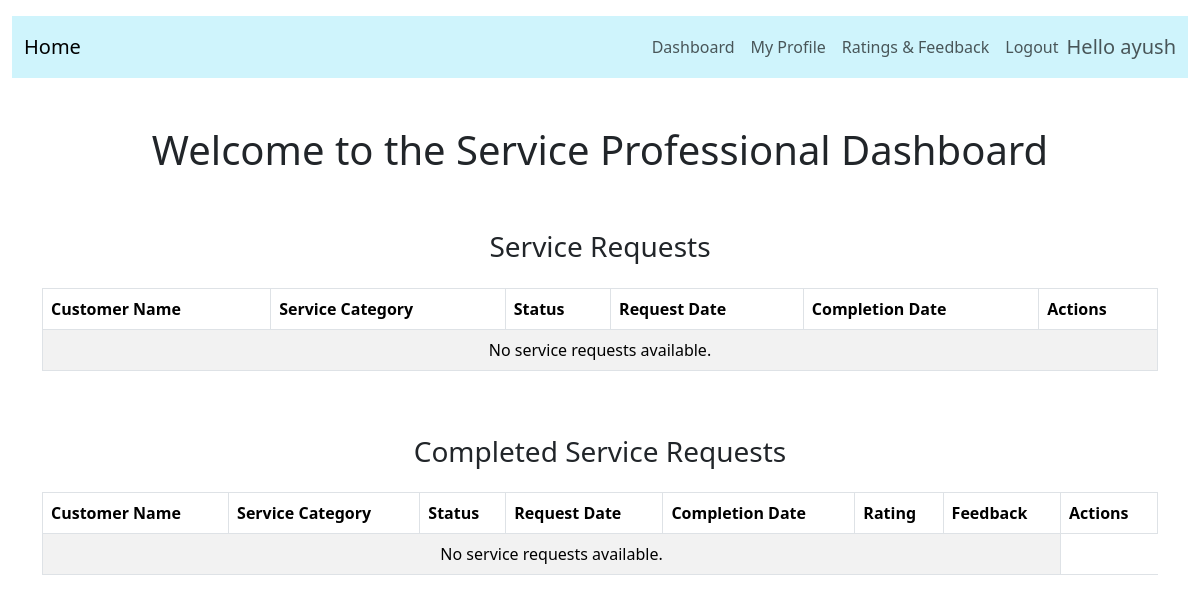
Page /service_professional_dashboard (signed in) on the earlier database version.
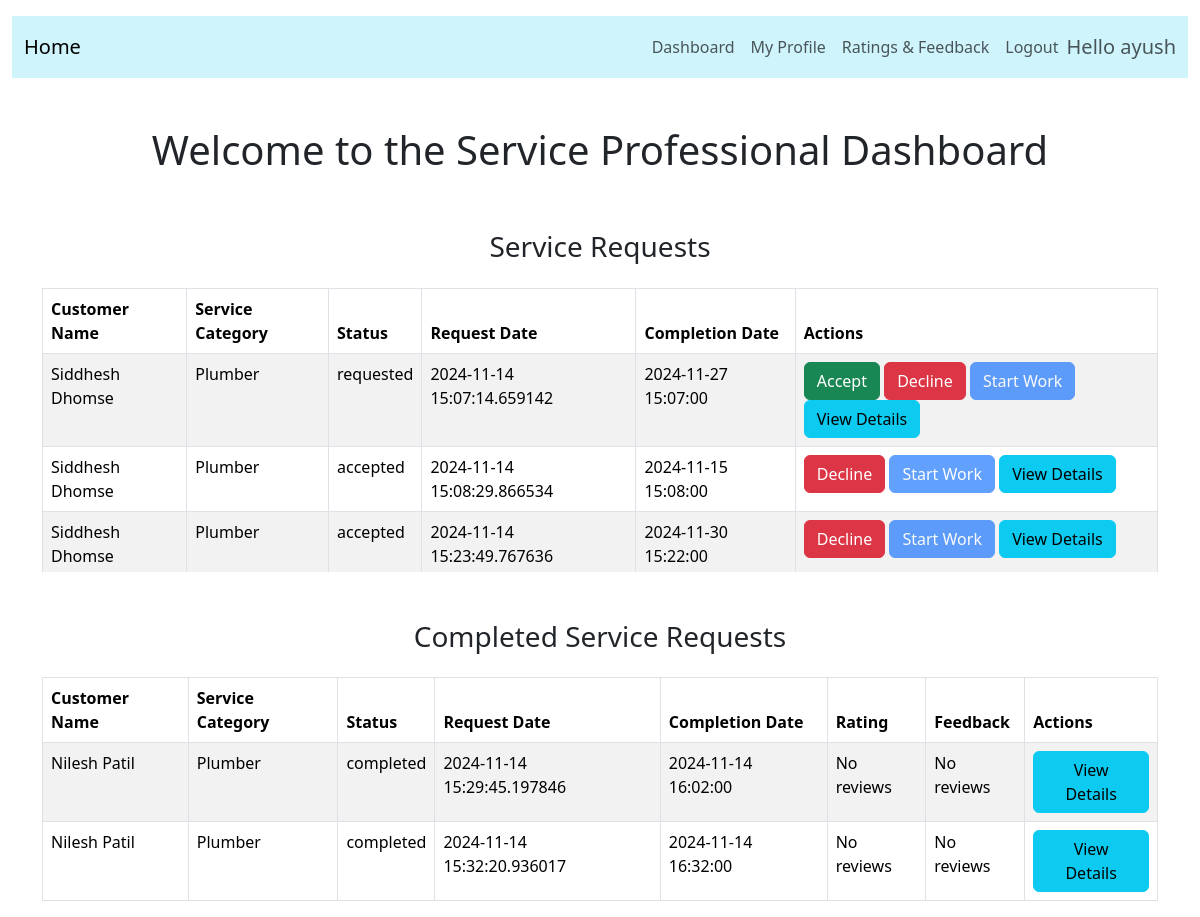
Same page on the later database version.
### application/model.py (models this page shows)
class ServiceRequest(db.Model):
    id = db.Column(db.Integer, primary_key=True)
    customer_id = db.Column(db.Integer, db.ForeignKey('customer.id'), nullable=False)
    service_professional_id = db.Column(db.Integer, db.ForeignKey('service_professional.id'), nullable=False)
    service_category_id = db.Column(db.Integer, db.ForeignKey('service_category.id', ondelete='SET NULL'), nullable=True)
    service_category = db.Column(db.String(80), nullable=False)
    date_request = db.Column(db.DateTime, nullable=False)
    date_completion = db.Column(db.DateTime, nullable=False)
    status = db.Column(db.String(80), nullable=False)  # ('completed', 'requested', 'denied', 'in_progress')
    rating = db.Column(db.Float, nullable=True)
    feedback = db.Column(db.String(400), nullable=True)

class Customer(db.Model):
    id = db.Column(db.Integer, primary_key=True)
    name = db.Column(db.String(80), nullable=False)
    phone = db.Column(db.String(80), nullable=False)
    city = db.Column(db.String(80), nullable=False)
    address = db.Column(db.String(200), nullable=False)
    status = db.Column(db.String(80), nullable=False)  # ('active', 'inactive')
    user_id = db.Column(db.Integer, db.ForeignKey('user.id'), nullable=False)
    service_requests = db.relationship('ServiceRequest', backref='customer', lazy=True)

### application/routes.py (the view)
@app.route('/service_professional_dashboard')
def service_professional_dashboard():
    user_id = session.get('user_id')
    current_datetime = datetime.now()
    current_date = current_datetime.date()
    if not user_id:
        flash("Please log in to view your dashboard.", "danger")
        return redirect(url_for('Login'))  # Redirect to login if not authenticated
    service_professional = ServiceProfessional.query.filter_by(user_id=user_id).first()
    if not service_professional:
        flash("Profile not found.", "danger")
        return redirect(url_for('Login'))  # Redirect if service professional is not found
    service_requests = ServiceRequest.query.filter_by(service_professional_id=service_professional.id).all()
    comsr= ServiceRequest.query.filter_by(service_professional_id=service_professional.id, status='completed').all()
    ids = [request.id for request in comsr]
    reviews = Review.query.filter(Review.ServiceRequest_id.in_(ids)).all()
    reviews_by_request_id = defaultdict(list)
    for review in reviews:
        reviews_by_request_id[review.ServiceRequest_id].append(review)
    return render_template('service_professional_dash.html', service_requests=service_requests, current_date=current_date, current_datetime=current_datetime, reviews_by_request_id=reviews_by_request_id)

### templates/service_professional_dash.html (shortened to what the changed rows need)
{% extends 'base.html' %}
{% block content %}
<div class="container mb-5">
    <div class="row">
        <div class="col-md-12">
            <h1 class="text-center">Welcome to the Service Professional Dashboard</h1>
        </div>
    </div>
</div>
<div class="container">
    <div class="row pt-3" style="max-height:300px; overflow-y: auto;">
        <table class="table table-striped table-bordered">
            <thead>
                <tr>
                    <th>Customer Name</th>
                    <th>Service Category</th>
                    <th>Status</th>
                    <th>Request Date</th>
                    <th>Completion Date</th>
                    <th>Actions</th>
                </tr>
            </thead>
            <tbody>
                {% for request in service_requests if request.status != 'completed' %}
                <tr>
                    <td>{{ request.customer.name }}</td>
                    <td>{{ request.service_category }}</td>
                    <td>{{ request.status }}</td>
                    <td>{{ request.date_request }}</td>
                    <td>{{ request.date_completion }}</td>
                    <td>
                        {% if request.status == 'requested' or request.status == 'denied' %}
                        <form action="{{ url_for('accept_request', request_id=request.id) }}" method="POST"
                            style="display:inline;">
                            <button type="submit" class="btn btn-success">Accept</button>
                        </form>
                        {%if request.status == 'requested'%}
                        <form action="{{ url_for('decline_request', request_id=request.id) }}" method="POST"
                            style="display:inline;">
                            <button type="submit" class="btn btn-danger">Decline</button>
                        </form>
                        {%endif%}
                        {%elif request.status == 'accepted'  %}
                        <form action="{{ url_for('decline_request', request_id=request.id) }}" method="POST"
                            style="display:inline;">
                            <button type="submit" class="btn btn-danger">Decline</button>
                        </form>
                        {%endif%}
                        <form action="{{ url_for('start_work', request_id=request.id) }}" method="POST"
                            style="display:inline;">
                            <button type="submit" class="btn btn-primary" {% if request.status != 'accepted' or
                                request.date_completion.date() > current_datetime.date() %}disabled{% endif %}>Start Work</button>
                        </form>
                        <button type="button" class="btn btn-info" data-bs-toggle="modal"
                            data-bs-target="#serviceRequestModal{{ request.id }}">
                            View Details
                        </button>
                    </td>
                </tr>
                {% else %}
                <tr>
                    <td colspan="7" class="text-center">No service requests available.</td>
                </tr>
                {% endfor %}
            </tbody>
        </table>
    </div>
<div class="row pt-3" style="max-height:300px; overflow-y: auto;">
    <table class="table table-striped table-bordered">
        <thead>
            <tr>
                <th>Customer Name</th>
                <th>Service Category</th>
                <th>Status</th>
                <th>Request Date</th>
                <th>Completion Date</th>
                <th>Rating</th>
                <th>Feedback</th>
                <th>Actions</th>
            </tr>
        </thead>
        <tbody>
            {% for request in service_requests if request.status == 'completed' %}
            <tr>
                <td>{{ request.customer.name }}</td>
                <td>{{ request.service_category }}</td>
                <td>{{ request.status }}</td>
                <td>{{ request.date_request }}</td>
                <td>{{ request.date_completion }}</td>
                <td>
                    {% set reviews = reviews_by_request_id.get(request.id, []) %}
                    {% if reviews %}
                        {% for review in reviews %}
                            {{ review.rating }}<br>
                        {% endfor %}
                    {% else %}
                        No reviews
                    {% endif %}
                </td>
                <td>
                    {% set reviews = reviews_by_request_id.get(request.id, []) %}
                    {% if reviews %}
                        {% for review in reviews %}
                            {{ review.feedback }}<br>
                        {% endfor %}
                    {% else %}
                        No reviews
                    {% endif %}
                </td>
                <td>
                    <button type="button" class="btn btn-info" data-bs-toggle="modal"
                        data-bs-target="#serviceRequestModal{{ request.id }}">
                        View Details
                    </button>
                </td>
            </tr>
            {% else %}
            <tr>
                <td colspan="7" class="text-center">No service requests available.</td>
            </tr>
            {% endfor %}
        </tbody>
    </table>
</div>
</div>
{% endblock %}

Differences in the rows shown:
added ServiceRequest: customer.name "Siddhesh Dhomse", service_category "Plumber", status "requested", date_request "2024-11-14 15:07:14.659142", date_completion "2024-11-27 15:07:00", shown under "Service Requests"
added ServiceRequest: customer.name "Siddhesh Dhomse", service_category "Plumber", status "accepted", date_request "2024-11-14 15:08:29.866534", date_completion "2024-11-15 15:08:00", shown under "Service Requests"
added ServiceRequest: customer.name "Siddhesh Dhomse", service_category "Plumber", status "accepted", date_request "2024-11-14 15:23:49.767636", date_completion "2024-11-30 15:22:00", shown under "Service Requests"
added ServiceRequest: customer.name "Nilesh Patil", service_category "Plumber", status "completed", date_request "2024-11-14 15:29:45.197846", date_completion "2024-11-14 16:02:00", shown under "Completed Service Requests"
added ServiceRequest: customer.name "Nilesh Patil", service_category "Plumber", status "completed", date_request "2024-11-14 15:32:20.936017", date_completion "2024-11-14 16:32:00", shown under "Completed Service Requests"
Other differences:
text no longer shown: "No service requests available. No service requests available."
